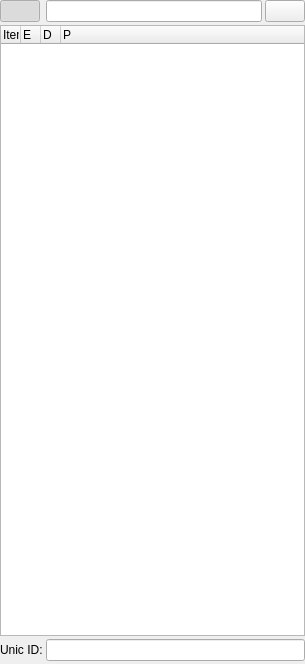
<?xml version="1.0" encoding="UTF-8"?>
<ui version="4.0">
 <class>GEW_ItemList</class>
 <widget class="QWidget" name="GEW_ItemList">
  <property name="geometry">
   <rect>
    <x>0</x>
    <y>0</y>
    <width>305</width>
    <height>664</height>
   </rect>
  </property>
  <property name="windowTitle">
   <string>Form</string>
  </property>
  <layout class="QGridLayout" name="gridLayout_2">
   <property name="leftMargin">
    <number>0</number>
   </property>
   <property name="topMargin">
    <number>0</number>
   </property>
   <property name="rightMargin">
    <number>0</number>
   </property>
   <property name="bottomMargin">
    <number>0</number>
   </property>
   <property name="spacing">
    <number>0</number>
   </property>
   <item row="0" column="0">
    <layout class="QHBoxLayout" name="MenuBarLayout">
     <property name="spacing">
      <number>0</number>
     </property>
    </layout>
   </item>
   <item row="1" column="0">
    <layout class="QGridLayout" name="gridLayout">
     <property name="bottomMargin">
      <number>3</number>
     </property>
     <property name="spacing">
      <number>3</number>
     </property>
     <item row="0" column="0">
      <widget class="QPushButton" name="ObjectVisible">
       <property name="sizePolicy">
        <sizepolicy hsizetype="Fixed" vsizetype="Fixed">
         <horstretch>0</horstretch>
         <verstretch>0</verstretch>
        </sizepolicy>
       </property>
       <property name="toolTip">
        <string>Object visible</string>
       </property>
       <property name="text">
        <string/>
       </property>
       <property name="icon">
        <iconset resource="GEditor.qrc">
         <normaloff>:/Resources/MetroStyle/empty_flag.png</normaloff>
         <normalon>:/Resources/MetroStyle/filled_flag.png</normalon>:/Resources/MetroStyle/empty_flag.png</iconset>
       </property>
       <property name="checkable">
        <bool>true</bool>
       </property>
       <property name="checked">
        <bool>true</bool>
       </property>
      </widget>
     </item>
     <item row="0" column="1">
      <widget class="QLineEdit" name="SearchText"/>
     </item>
     <item row="0" column="2">
      <widget class="QPushButton" name="Search">
       <property name="sizePolicy">
        <sizepolicy hsizetype="Fixed" vsizetype="Fixed">
         <horstretch>0</horstretch>
         <verstretch>0</verstretch>
        </sizepolicy>
       </property>
       <property name="text">
        <string/>
       </property>
       <property name="icon">
        <iconset resource="GEditor.qrc">
         <normaloff>:/Resources/MetroStyle/search.png</normaloff>:/Resources/MetroStyle/search.png</iconset>
       </property>
      </widget>
     </item>
     <item row="1" column="0" colspan="3">
      <widget class="TreeWidget" name="ItemList">
       <property name="contextMenuPolicy">
        <enum>Qt::CustomContextMenu</enum>
       </property>
       <property name="editTriggers">
        <set>QAbstractItemView::AllEditTriggers</set>
       </property>
       <property name="dragDropMode">
        <enum>QAbstractItemView::InternalMove</enum>
       </property>
       <property name="alternatingRowColors">
        <bool>true</bool>
       </property>
       <property name="selectionMode">
        <enum>QAbstractItemView::ExtendedSelection</enum>
       </property>
       <property name="headerHidden">
        <bool>false</bool>
       </property>
       <property name="expandsOnDoubleClick">
        <bool>false</bool>
       </property>
       <attribute name="headerDefaultSectionSize">
        <number>17</number>
       </attribute>
       <column>
        <property name="text">
         <string>Item</string>
        </property>
       </column>
       <column>
        <property name="text">
         <string>E</string>
        </property>
        <property name="toolTip">
         <string>Enable/Visible</string>
        </property>
       </column>
       <column>
        <property name="text">
         <string>D</string>
        </property>
        <property name="toolTip">
         <string>Dynamic</string>
        </property>
       </column>
       <column>
        <property name="text">
         <string>P</string>
        </property>
        <property name="toolTip">
         <string>Physics</string>
        </property>
       </column>
      </widget>
     </item>
     <item row="2" column="0">
      <widget class="QLabel" name="label">
       <property name="text">
        <string>Unic ID:</string>
       </property>
      </widget>
     </item>
     <item row="2" column="1" colspan="2">
      <widget class="QLineEdit" name="UnicID">
       <property name="readOnly">
        <bool>true</bool>
       </property>
      </widget>
     </item>
    </layout>
   </item>
  </layout>
  <action name="AddModel">
   <property name="icon">
    <iconset resource="GEditor.qrc">
     <normaloff>:/Resources/MetroStyle/teapot.png</normaloff>:/Resources/MetroStyle/teapot.png</iconset>
   </property>
   <property name="text">
    <string>Model</string>
   </property>
  </action>
  <action name="AddLight">
   <property name="icon">
    <iconset resource="GEditor.qrc">
     <normaloff>:/Resources/MetroStyle/solutions.png</normaloff>:/Resources/MetroStyle/solutions.png</iconset>
   </property>
   <property name="text">
    <string>Light</string>
   </property>
  </action>
  <action name="AddFlare">
   <property name="icon">
    <iconset resource="GEditor.qrc">
     <normaloff>:/Resources/MetroStyle/flare.png</normaloff>:/Resources/MetroStyle/flare.png</iconset>
   </property>
   <property name="text">
    <string>Flare</string>
   </property>
  </action>
  <action name="AddEnvironmentProbe">
   <property name="icon">
    <iconset resource="GEditor.qrc">
     <normaloff>:/Resources/MetroStyle/geometry-26.png</normaloff>:/Resources/MetroStyle/geometry-26.png</iconset>
   </property>
   <property name="text">
    <string>Environment Probe</string>
   </property>
  </action>
  <action name="AddDecal">
   <property name="icon">
    <iconset resource="GEditor.qrc">
     <normaloff>:/Resources/MetroStyle/paper-26.png</normaloff>:/Resources/MetroStyle/paper-26.png</iconset>
   </property>
   <property name="text">
    <string>Decal</string>
   </property>
  </action>
  <action name="AddCamera">
   <property name="icon">
    <iconset resource="GEditor.qrc">
     <normaloff>:/Resources/MetroStyle/camcoder_pro.png</normaloff>:/Resources/MetroStyle/camcoder_pro.png</iconset>
   </property>
   <property name="text">
    <string>Camera</string>
   </property>
  </action>
  <action name="AddSound">
   <property name="icon">
    <iconset resource="GEditor.qrc">
     <normaloff>:/Resources/MetroStyle/treble_clef.png</normaloff>:/Resources/MetroStyle/treble_clef.png</iconset>
   </property>
   <property name="text">
    <string>Sound</string>
   </property>
  </action>
  <action name="AddVehicle">
   <property name="icon">
    <iconset resource="GEditor.qrc">
     <normaloff>:/Resources/MetroStyle/tractor.png</normaloff>:/Resources/MetroStyle/tractor.png</iconset>
   </property>
   <property name="text">
    <string>Vehicle</string>
   </property>
  </action>
  <action name="AddTree">
   <property name="icon">
    <iconset resource="GEditor.qrc">
     <normaloff>:/Resources/MetroStyle/deciduous_tree-26.png</normaloff>:/Resources/MetroStyle/deciduous_tree-26.png</iconset>
   </property>
   <property name="text">
    <string>Tree</string>
   </property>
  </action>
  <action name="AddGroup">
   <property name="icon">
    <iconset resource="GEditor.qrc">
     <normaloff>:/Resources/MetroStyle/folder.png</normaloff>:/Resources/MetroStyle/folder.png</iconset>
   </property>
   <property name="text">
    <string>Add Group</string>
   </property>
  </action>
  <action name="actionAddBasic">
   <property name="icon">
    <iconset resource="GEditor.qrc">
     <normaloff>:/Resources/MetroStyle/geography-25.png</normaloff>:/Resources/MetroStyle/geography-25.png</iconset>
   </property>
   <property name="text">
    <string>Add Basic</string>
   </property>
  </action>
  <action name="actionAddEntity">
   <property name="icon">
    <iconset resource="GEditor.qrc">
     <normaloff>:/Resources/MetroStyle/add_folder.png</normaloff>:/Resources/MetroStyle/add_folder.png</iconset>
   </property>
   <property name="text">
    <string>Add Entity</string>
   </property>
  </action>
  <action name="AddEntity">
   <property name="icon">
    <iconset resource="GEditor.qrc">
     <normaloff>:/Resources/MetroStyle/add_folder.png</normaloff>:/Resources/MetroStyle/add_folder.png</iconset>
   </property>
   <property name="text">
    <string>Add Entity</string>
   </property>
   <property name="toolTip">
    <string>Entity</string>
   </property>
  </action>
 </widget>
 <customwidgets>
  <customwidget>
   <class>TreeWidget</class>
   <extends>QTreeWidget</extends>
   <header>TreeWidget.h</header>
  </customwidget>
 </customwidgets>
 <resources>
  <include location="GEditor.qrc"/>
 </resources>
 <connections/>
</ui>
